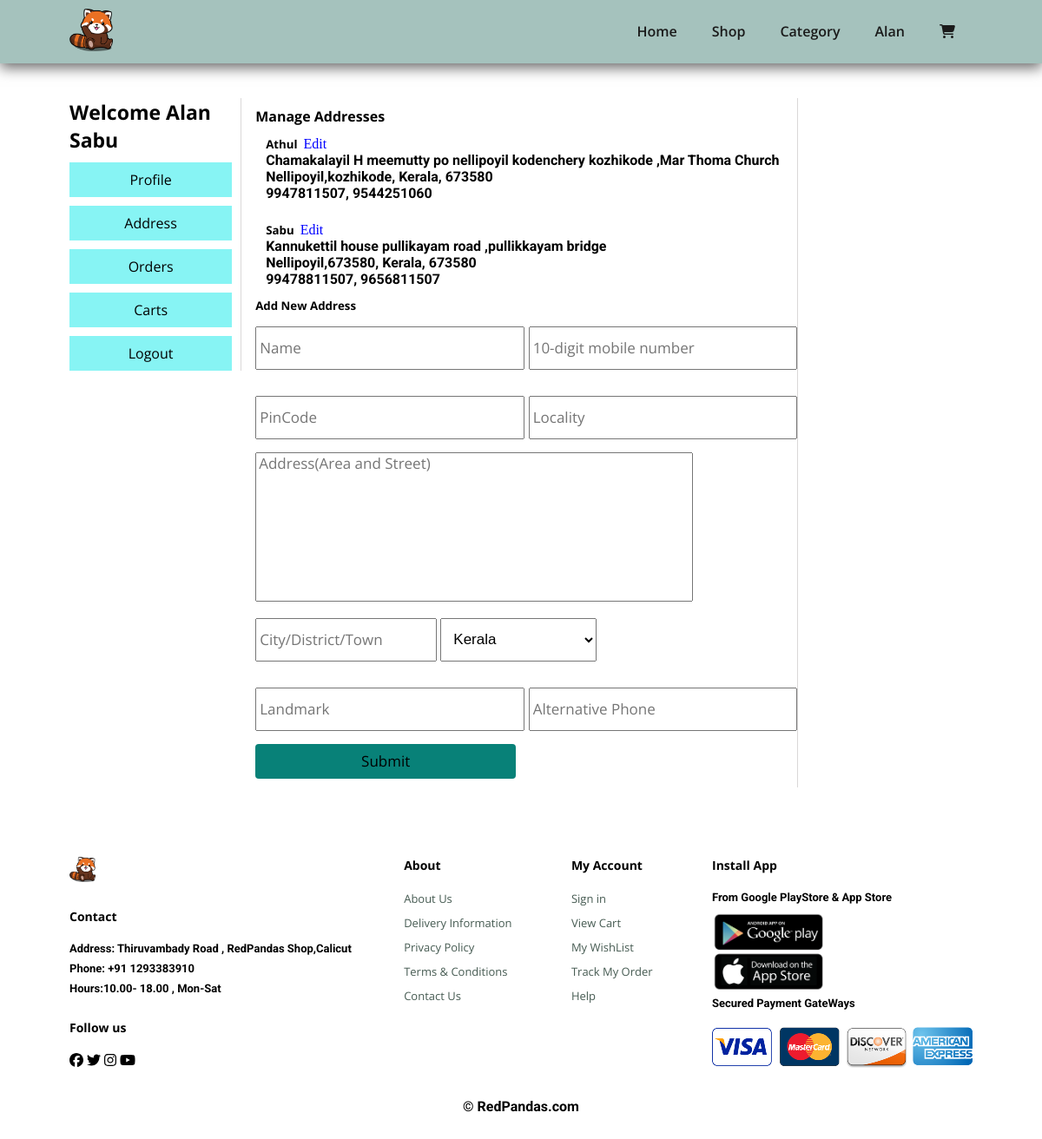
Page /address/ (signed in) on the earlier database version.
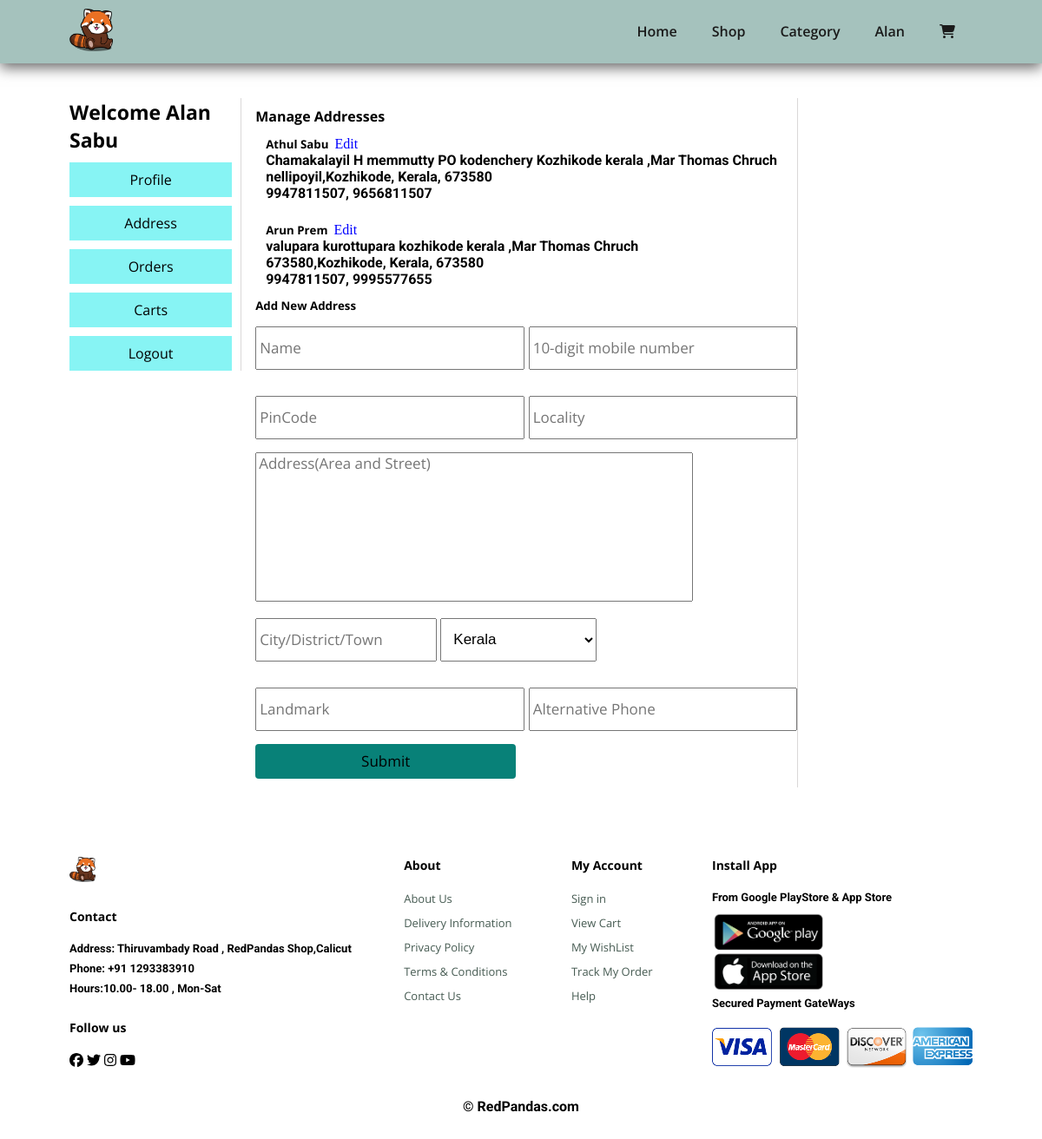
Same page on the later database version.
### app/models.py (models this page shows, shortened)
class Customer(models.Model):
    user = models.ForeignKey(User, on_delete=models.CASCADE)
    name = models.CharField(max_length=200)
    mobile_number = models.IntegerField(default=0)
    other_mobile_number =models.IntegerField(default=0)
    address = models.TextField(default='none')
    locality = models.CharField(max_length=200)
    city = models.CharField(max_length=50)
    landmark = models.CharField(max_length=60, default='none')
    pincode = models.IntegerField()
    state = models.CharField(choices=STATE_CHOICES, max_length=50)

### app/views.py (the view, shortened to what this page needs)
# urls.py: path('address/', views.address, name='address'),
def address(request):
    if request.user.is_authenticated:
        address_added = Customer.objects.filter(user=request.user)
        return render(request, 'app/address.html', {'address_added': address_added})
    else:
        return render(request, 'app/404.html')

### app/templates/app/address.html (shortened to what this page needs)
{% extends 'app/profile.html' %}
{% load static %}
{% block account-info %}
<h4>Manage Addresses</h4>
    {% if address_added %}
        {% for address in address_added%}
        <div class="address_box">
            <div style="display: flex;"><h5>{{address.name}}</h5>  <a href="{% url 'edit' address.id%}" style="text-decoration: none; color: blue; margin-left: 7px;">Edit</a>
            </div>
            <p>{{address.address}} ,{{address.landmark}}</p>
            <p>{{address.locality}},{{address.city}}, {{address.state}}, {{address.pincode}}</p>
            <p>{{address.mobile_number}}, {{address.other_mobile_number}}</p>
        </div>
        {%endfor%}
    {%endif%}
    <h5>Add New Address</h5>
    {% if checkout %}
    <form method="POST" action="{% url 'add_address_once'%}">
        {%csrf_token%}
        <div>
            <input type="text" placeholder="Name" name="name" required>
            <input type="number" placeholder="10-digit mobile number" name="phone" required>
        </div>
        <div>
            <input type="number" placeholder="PinCode" name="pincode" required>
            <input type="text" placeholder="Locality" name="locality" required>
        </div>
        <textarea name="address" placeholder="Address(Area and Street)" id="" cols="40" rows="10" style="resize: none;
        " required></textarea>
        <div>
            <input  type="text" placeholder="City/District/Town" name="city" required>
            <div class="state-sel" >
                <select name="state" id="state" required >
                    <option value="Kerala" selected>Kerala</option>
                    <option value="Tamil Nadu" >Tamil Nadu</option>
                    <option value="Karnataka" >Karnataka</option>
                </select>
            </div>
            </div>
        <div>
            <input type="text" placeholder="Landmark" name="landmark" >
            <input type="text" placeholder="Alternative Phone" name="alt_phone">
        </div>
        <input class="normal" type="submit" value="Save" >
    </form>
    {%else%}
    <form method="POST" action="{% url 'address'%}">
        <div>
            <input type="text" placeholder="Name" name="name" required>
            <input type="number" placeholder="10-digit mobile number" name="phone" required>
        </div>
        <div>
            <input type="number" placeholder="PinCode" name="pincode" required>
            <input type="text" placeholder="Locality" name="locality" required>
        </div>
        <textarea name="address" placeholder="Address(Area and Street)" id="" cols="40" rows="10" style="resize: none;
        " required></textarea>
        <div>
            <input  type="text" placeholder="City/District/Town" name="city" required>
            <div class="state-sel" >
                <select name="state" id="state" required >
                    <option value="Kerala" selected>Kerala</option>
                </select>
            </div>
            </div>
        <div>
            <input type="text" placeholder="Landmark" name="landmark" >
            <input type="text" placeholder="Alternative Phone" name="alt_phone">
        </div>
        <input class="normal" type="submit" value="Submit" >
    </form>
    {%endif%}
{% endblock account-info %}

Differences in the rows shown:
removed Customer: name "Athul", address "Chamakalayil H meemutty po nellipoyil kodenchery kozhikode", landmark "Mar Thoma Church", locality "Nellipoyil", city "kozhikode", state "Kerala", pincode "673580", mobile_number "9947811507", other_mobile_number "9544251060"
removed Customer: name "Sabu", address "Kannukettil house pullikayam road", landmark "pullikkayam bridge", locality "Nellipoyil", city "673580", state "Kerala", pincode "673580", mobile_number "99478811507", other_mobile_number "9656811507"
added Customer: name "Athul Sabu", address "Chamakalayil H memmutty PO kodenchery Kozhikode kerala", landmark "Mar Thomas Chruch", locality "nellipoyil", city "Kozhikode", state "Kerala", pincode "673580", mobile_number "9947811507", other_mobile_number "9656811507"
added Customer: name "Arun Prem", address "valupara kurottupara kozhikode kerala", landmark "Mar Thomas Chruch", locality "673580", city "Kozhikode", state "Kerala", pincode "673580", mobile_number "9947811507", other_mobile_number "9995577655"
